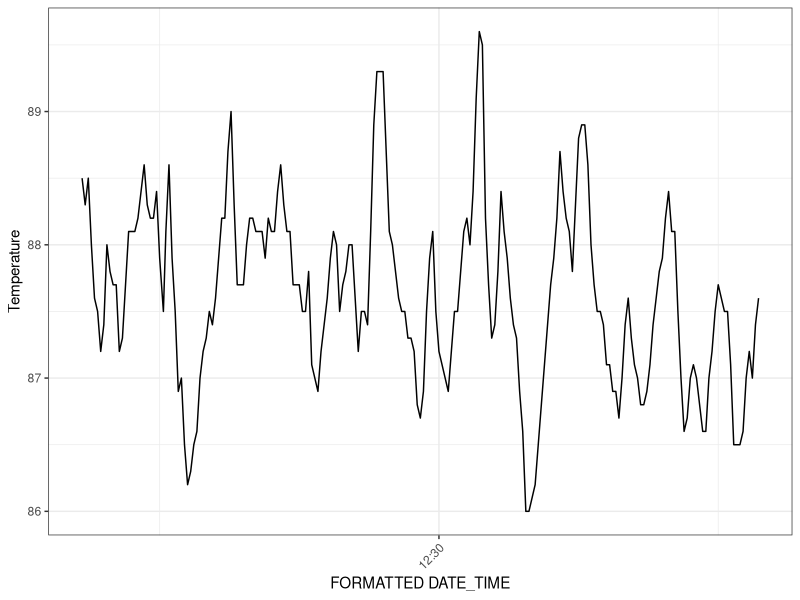

This figure's R source:
## ---- chunk 1
library(tidyverse)
library(readxl)
## ---- chunk 2

R31_kestrel <- read_csv("raw_data/0608_R31_HL_Kestrel_AM.csv", skip=3)

head(R31_kestrel)

R31_kestrel <- R31_kestrel[-1, ]

R31_kestrel$Temperature <- as.numeric(R31_kestrel$Temperature)

R31_kestrel$`FORMATTED DATE_TIME` <-
  as.POSIXct(R31_kestrel$`FORMATTED DATE_TIME`)
## ---- chunk 3

ggplot(R31_kestrel, aes(x = `FORMATTED DATE_TIME`, y = Temperature)) +
  geom_line() +
  scale_x_datetime(
    date_breaks = "15 min",
    date_labels = "%H:%M"
  ) +
  theme_bw() +
  theme(axis.text.x = element_text(angle = 45, hjust = 1))
